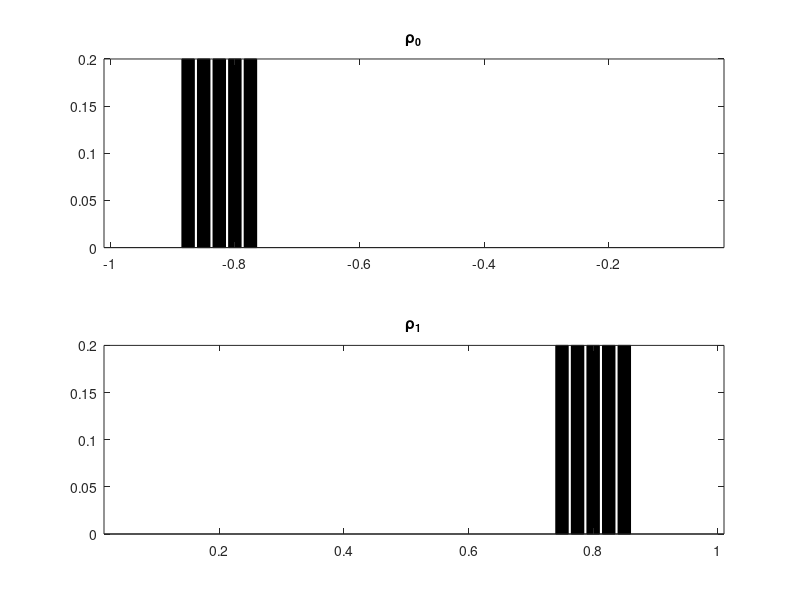

Write MATLAB code to recreate this figure. (Note: this script raises an error after producing the figure.)
%% Generalized multimarginal problem:
%% Consider the Generalized multimarginal problem, in which we now have two 
%% (or even more) toll placed at location, say x_{0} and y_{0}. The time 
%% variable now becomes t_{1} and t_{2} which is the moments of the particles 
%% throught the first and the second toll. The cost matrix is defined as follows:
% C_{x,y,t1,t2} = (x-x_{0})^{2}/t_1 + (y_{0}-x_{0})^{2}/t_2 +
% (y-y_{0})^{2}/(T-t_1-t_2)

% In the experiment, we set T=1, x_{0} = -0.2, y_{0} = 0.2;

clear all
clc


n1 = 40;  % (not exceed 1000)
n2 = 40;  % (not exceed 1000)

x = (0:n1-1)'/n1-1; % x \in [-1,0]
y = (1:n2)'/n2;     % y \in [ 0,1]

normalize = @(a)a/sum(a(:));  % Normalization function 

% Generate Dirac
p = zeros(size(x));
p((n1/5-2):(n1/5+2)) = 2;      % 'Dirac 1'

q = zeros(size(y));

% q((n2*3/5-2):(n2*3/5+2)) = 2;      % 'Dirac 2'
q((n2*4/5-2):(n2*4/5+2)) = 2;  % 'Dirac 3'

p = normalize(p);
q = normalize(q);

% Plot the two distributions p and q
figure(1)
subplot(2,1,1);
bar(x, p, 'k'); axis tight;
title('\rho_{0}')
subplot(2,1,2);
bar(y, q, 'k'); axis tight;
title('\rho_{1}')


%% Define the time t_{i} \in [0, T] (tk):
% Discretization of the time mariginal by nt (not exceed 500)
nt1 = 40;
nt2 = 40;
% Define the time interval [0,T], notice that T is not neccesary to be 1.
T = 1;
t1 = 1/2*T*(0+0.01:nt1-0.01)'/nt1;
t2 = 1/2*T*(0+0.01:nt2-0.01)'/nt2+0.5;

%% Define the cost function C(x,y,t):
% C(x,y,t) = C_{ijk} = (x_i)^2./t_k + (y_i)^2/(T - t_k)
% Compute the 3-dimensional Cost matrix
[X,Y,T1,T2] = ndgrid(x,y,t1,t2);
C = (X+0.4).^2./T1 + (0.8).^2./(T2-T1) + (Y-0.4).^2./(T-T2);
% C = (X+0.2).^2./T1 + (0.4).^2./(T2-T1)  +(Y-0.2).^2./(T-T2);
% C = (X+0.2).^2./T1 + (0.4).^2.*inv_pos(T2-T1) +(Y-0.2).^2./(T-T2);
%% CVX solver 
% The CVX solver: MOSEK needs to be installed. 
% The sum function in the CVX package do not support high dimension summation
% The capacity constraint should be larger than 1: cap*T/nt>1

% Define the capacity 
cap = 1.5;
capacity1 = cap*T/nt1;
capacity2 = cap*T/nt2;

cvx_begin
cvx_solver mosek
cvx_precision best  % Options: low, medium, default, high, best
    variable Pi(n1,n2,nt1,nt2)
    variable rk1(nt1)
    variable rk2(nt2)
    minimize( sum(sum(sum(sum(C.*Pi)))) )
    subject to  
    % Define multi-marginal coupling counstraints:
    % 1.Marginal constraints on x coordinate
      squeeze( sum(sum(sum(permute(Pi,[2,3,4,1])))) ) == p;
    % 2.Marginal constraints on y coordinate   
      squeeze( sum(sum(sum(permute(Pi,[3,4,1,2])))) ) == q;
    % 3.Marinigal on t1-coordinate
      squeeze( sum(sum(sum(permute(Pi,[4,1,2,3])))) ) == rk1;
    % 4.Marinigal on t1-coordinate
      squeeze( sum(sum(sum(Pi))) ) == rk2; 
    % 4.Element-wise lower bound for \Pi
      Pi >= 0;
    % 5.Capacity/Toll constraints
        0 <= rk1 <= capacity1;    % r1_{k} with upperbound,
        %0 <= rk1;                  % r1_{k} without upperbound.
        0 <= rk2 <= capacity2;    % r2_{k} with upperbound,
        %0 <= rk2;                  % r2_{k} without upperbound.      
cvx_end


%% Constraints and Marginals checking
fprintf('Constraints deviation (should be 0):'); 
sum( squeeze( sum(sum(sum(permute(Pi,[2,3,4,1])))) ) - p )
sum( squeeze( sum(sum(sum(permute(Pi,[3,4,1,2])))) ) - q )
sum( squeeze( sum(sum(sum(permute(Pi,[4,1,2,3])))) )- rk1 )
sum( squeeze( sum(sum(sum(Pi))) ) - rk2 )

% Show that t marginal is a prbability measure
fprintf('Time marginals probability vector check (should be 1):'); 
sum(rk1)
sum(rk2)

%% testing t-marginals

figure()
subplot(2,1,1);
bar(t1,rk1,'k');
title('r1_{t}')
subplot(2,1,2);
bar(t2,rk2,'k');
title('r2_{t}')


%% Generate new coordinates for 3D plot
xx = x;
xy = zeros(size(xx));
xp = [xx,xy,p];

yy = y;
yx= ones(size(yy));
yq = [yy,yx,q];

toll_1_loc = -0.4;
toll_2_loc = 0.4;
ty1 = t1;
tx1 = (toll_1_loc).*ones(size(ty1));

ty2 = t2;
tx2 = (toll_2_loc).*ones(size(ty2));

%% figure: Line plot3
figure()
p1 = plot3(xx,xy,p,'LineWidth',2);
hold on
p2 = plot3(yy,yx,q,'LineWidth',2);
toll_1 = plot3(tx1,ty1,rk1,'LineWidth',1,'Color','k');
toll_2 = plot3(tx2,ty2,rk2,'LineWidth',1,'Color','k');

hold off
grid on
xlabel('Space')
ylabel('Time')
zlabel('Probability Density')
title('Two tolls')

%% Couplings 
pt1Coupling = squeeze(sum(Pi,[2,4]));
qt2Coupling = squeeze(sum(Pi,[1,3]));
tollCoupling = squeeze(sum(Pi,[1,2]));

figure()
p1 = plot3(xx,xy,p,'LineWidth',2,'Color','k');
hold on
p2 = plot3(yy,yx,q,'LineWidth',2,'Color','k');

toll_1 = plot3(tx1,ty1,rk1,'LineWidth',1,'Color','k');
toll_2 = plot3(tx2,ty2,rk2,'LineWidth',1,'Color','k');


[Ipt,Jp,~] = find(pt1Coupling);
for ipt=1:length(Ipt)
    pt_assignement = plot([xp(Ipt(ipt),1),tx1(Jp(ipt))],[xp(Ipt(ipt),2),ty1(Jp(ipt))],'LineWidth',3,'Color',[0.8 0.8 0.8]);
end

% qt Coupling (order fixed):
[Iqt,Jqt,~] = find(qt2Coupling);
for iqt=1:length(Iqt)
    qt_assignement = plot([yq(Iqt(iqt),1),tx2(Jqt(iqt))],[yq(Iqt(iqt),2),ty2(Jqt(iqt))],'LineWidth',3,'Color',[0.8 0.8 0.8]);
end

% tolls Coupling (order fixed):
[Itt,Jtt,~] = find(tollCoupling);
for iqt=1:length(Itt)
    qt_assignement = plot([tx1(Itt(iqt)),tx2(Jtt(iqt))],[ty1(Itt(iqt)),ty2(Jtt(iqt))],'LineWidth',3,'Color',[0.8 0.8 0.8]);
end

% t-axis plot
plot([toll_1_loc,toll_1_loc],[0,1],'LineWidth',2,'Color','k');
plot([toll_2_loc,toll_2_loc],[0,1],'LineWidth',2,'Color','k');

yarea1 = [.11 .11 .43 .43];
yarea2 = [.56 .56 .8876 .8876];
xarea1 = toll_1_loc*ones(size(yarea1));
xarea2 = toll_2_loc*ones(size(yarea2));
zarea = [0 capacity1 capacity1 0];

toll_1 = fill3(xarea1,yarea1,zarea, [0.6350 0.0780 0.1840]);
toll_1.FaceAlpha = 0.7;
toll_2 = fill3(xarea2,yarea2,zarea, [0 0.4470 0.7410]);
toll_2.FaceAlpha = 0.7;

ax = gca;
ax.FontSize = 13; 
hold off
xlabel('Space','FontSize',14)
ylabel('Time','FontSize',14)
zlabel('Density','FontSize',14)
view([-15 50])











